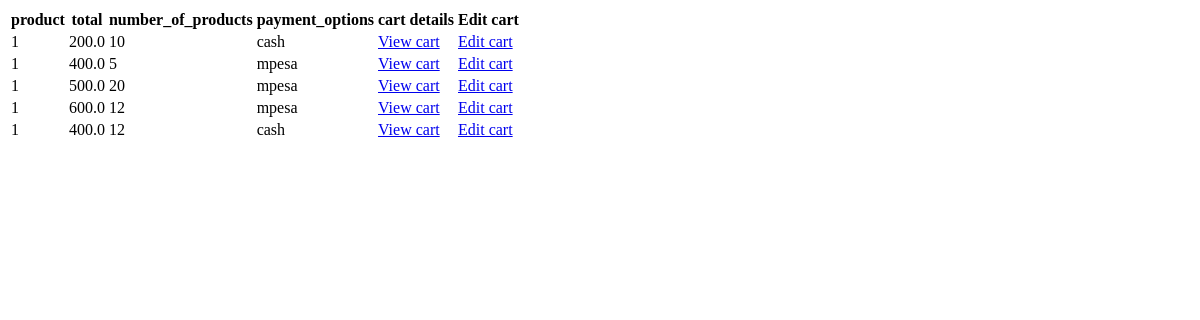
The app's page /Cartmanager/Cartmanager/list, older data.
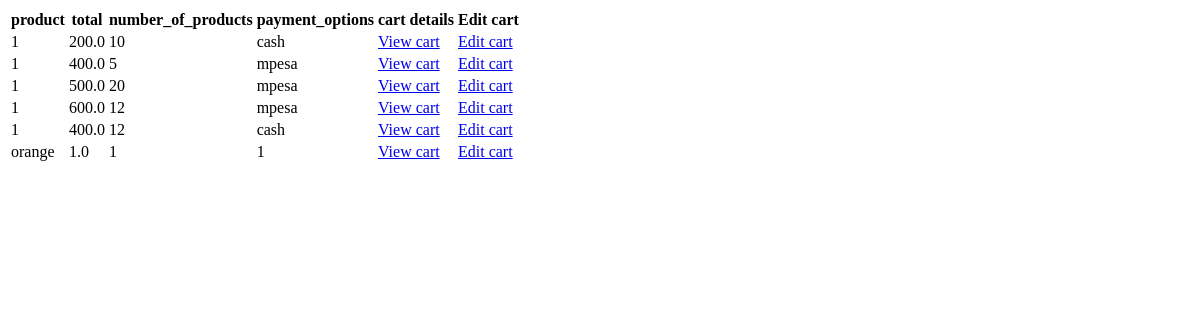
The same page, newer data.
### Cartmanager/models.py (models this page shows, shortened)
class Cart(models.Model):
    products = models.ManyToManyField(Product)
    product = models.CharField(max_length=32)
    total = models.FloatField()
    number_of_products = models.PositiveIntegerField()
    shipping_cost = models.FloatField()
    payment_options = models.CharField(max_length=20)
    discount = models.FloatField()

### Cartmanager/views.py (the view)
# urls.py: path('Cartmanager/list', cart_list, name='cart_list_view'),
def cart_list(request):
    carts = Cart.objects.all()
    return render(request, "cart/cart_list.html", {"carts": carts})

### templates/cart/cart_list.html (shortened to what this page needs)
<!DOCTYPE html>
<html lang="en">
<head>
    {% load static %}
</head>
<body>
<table>
        <tr>
            <th>product</th>
            <th>total</th>
            <th>number_of_products</th>
            <th>payment_options</th>
            <th>cart details</th>
            <th>Edit cart</th>
        </tr>
    <tbody>
        {% for cart in carts %}
        <tr>
            <td>{{cart.product}}</td>
            <td>{{cart.total}}</td>
            <td>{{cart.number_of_products}}</td>
            <td>{{cart.payment_options}}</td>
            <td><a href="{% url 'cart_detail_view' id=cart.id %}">View cart</a></td>
            <td><a href = "{% url 'cart_edit_view' id=cart.id %}">Edit cart</a></td>
        </tr>
        {% endfor %}
    </tbody>
</table>
</body>
</html>

Row changes from the older to the newer data that the page shows:
added Cart: product "orange", total "1.0", number_of_products "1", payment_options "1"
